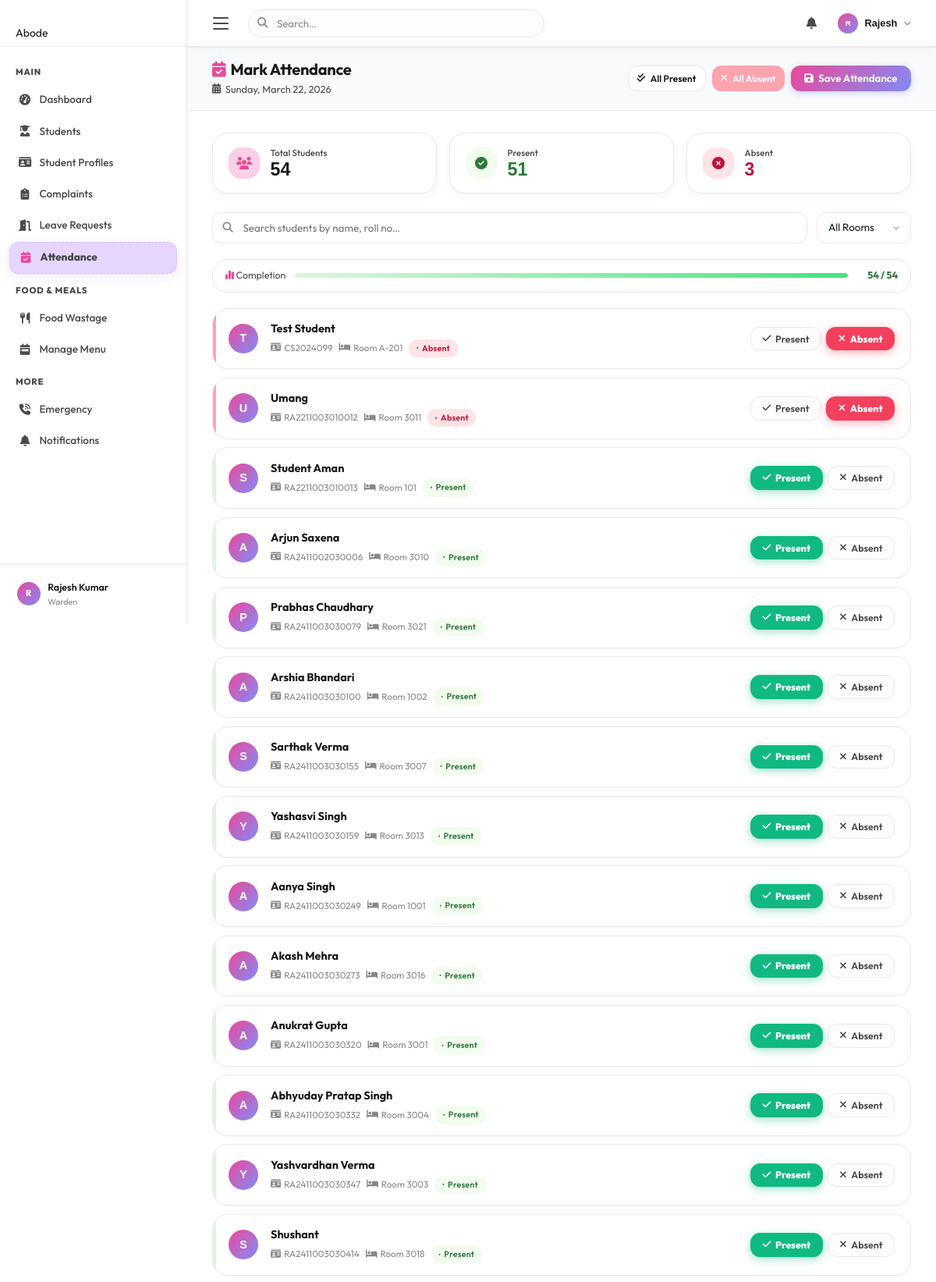
The app's page /attendance/ (signed in, upper part) with its own data.
### tables this page shows
CREATE TABLE users (
            id INTEGER PRIMARY KEY AUTOINCREMENT,
            username TEXT UNIQUE NOT NULL,
            password TEXT NOT NULL,
            full_name TEXT NOT NULL,
            email TEXT UNIQUE NOT NULL,
            role TEXT CHECK(role IN ('student','warden')) NOT NULL,
            created_at TIMESTAMP DEFAULT CURRENT_TIMESTAMP
        , onboarding_complete INTEGER DEFAULT 0);

CREATE TABLE attendance (
            id INTEGER PRIMARY KEY AUTOINCREMENT,
            student_id INTEGER NOT NULL,
            date TEXT NOT NULL,
            status TEXT CHECK(status IN ('present','absent')) NOT NULL,
            marked_by INTEGER,
            marked_at TIMESTAMP DEFAULT CURRENT_TIMESTAMP,
            FOREIGN KEY (student_id) REFERENCES users(id) ON DELETE CASCADE,
            FOREIGN KEY (marked_by) REFERENCES users(id) ON DELETE SET NULL,
            UNIQUE (student_id, date)
        );

CREATE TABLE students (
            id INTEGER PRIMARY KEY AUTOINCREMENT,
            user_id INTEGER UNIQUE NOT NULL,
            roll_number TEXT UNIQUE,
            course TEXT,
            year INTEGER DEFAULT 1,
            room_number TEXT,
            phone TEXT,
            parent_name TEXT,
            parent_phone TEXT,
            address TEXT, allergies TEXT DEFAULT 'None',
            FOREIGN KEY (user_id) REFERENCES users(id) ON DELETE CASCADE
        );

### routes/attendance.py (the view, shortened to what this page needs)
@bp.route('/')
@login_required
def view():
    cursor = get_cursor()
    uid = session['user_id']
    role = session['role']
    if role == 'warden':
        cursor.execute("""
            SELECT u.id AS user_id, u.full_name, s.roll_number, s.room_number,
                   a.date, a.status
            FROM users u
            JOIN students s ON u.id = s.user_id
            LEFT JOIN attendance a ON u.id = a.student_id AND a.date = date('now')
            ORDER BY s.roll_number
        """)
        records = cursor.fetchall()
        return render_template('attendance.html', records=records, role='warden', today=date.today())

### app.py (called while the page is built)
@app.context_processor
def inject_unread_count():
    if 'user_id' in session:
        from services.db import get_cursor
        uid = session['user_id']
        try:
            cursor = get_cursor()
            cursor.execute("""
                SELECT COUNT(*) AS cnt FROM notifications
                WHERE (user_id = ? OR user_id IS NULL) AND is_read = 0
            """, (uid,))
            result = cursor.fetchone()
            return {'unread_count': result['cnt'] if result else 0}
        except Exception:
            return {'unread_count': 0}
    return {'unread_count': 0}

### routes/attendance.py (called while the page is built)
def login_required(f):
    @wraps(f)
    def decorated(*args, **kwargs):
        if 'user_id' not in session:
            return redirect(url_for('auth.login'))
        return f(*args, **kwargs)
    return decorated

### services/db.py (called while the page is built)
def get_db():
    if 'db' not in g:
        g.db = sqlite3.connect(Config.DB_PATH)
        g.db.row_factory = sqlite3.Row   # Access columns by name like a dict
        g.db.execute("PRAGMA foreign_keys = ON")
    return g.db

def get_cursor(dictionary=True):
    db = get_db()
    return db.cursor()

### templates/attendance.html (shortened to what this page needs)
{% extends "base.html" %}
{% block content %}
{% if role == 'warden' %}
<form id="attendanceForm" method="POST" action="{{ url_for('attendance.mark') }}">
<div class="att-sticky-header fade-in">
  <div class="att-header-left">
    <h1><i class="fas fa-calendar-check" style="color:var(--primary);margin-right:.4rem;"></i>Mark Attendance</h1>
    <div class="att-date">
      <i class="fas fa-calendar-days"></i>
      {{ today.strftime('%A, %B %d, %Y') if today.strftime else today }}
    </div>
  </div>
  <div class="att-header-right">
    <button type="button" class="btn btn-outline btn-sm" id="markAllPresent">
      <i class="fas fa-check-double"></i> All Present
    </button>
    <button type="button" class="btn btn-danger btn-sm" id="markAllAbsent">
      <i class="fas fa-xmark"></i> All Absent
    </button>
    <button type="submit" class="btn btn-primary btn-sm" id="saveBtn" onclick="collectAttendancePremium(event)">
      <i class="fas fa-floppy-disk"></i> Save Attendance
    </button>
  </div>
</div>
<div class="att-summary fade-in fade-in-1">
  <div class="att-summary-card">
    <div class="att-summary-icon total"><i class="fas fa-users"></i></div>
    <div class="att-summary-body">
      <div class="label">Total Students</div>
      <div class="value" id="cntTotal">{{ records|length }}</div>
    </div>
  </div>
  <div class="att-summary-card">
    <div class="att-summary-icon present"><i class="fas fa-check-circle"></i></div>
    <div class="att-summary-body">
      <div class="label">Present</div>
      <div class="value" id="cntPresent" style="color:var(--green-text);">0</div>
    </div>
  </div>
  <div class="att-summary-card">
    <div class="att-summary-icon absent"><i class="fas fa-times-circle"></i></div>
    <div class="att-summary-body">
      <div class="label">Absent</div>
      <div class="value" id="cntAbsent" style="color:var(--red-text);">0</div>
    </div>
  </div>
</div>
<div class="att-toolbar fade-in fade-in-2">
  <div class="att-search-wrap">
    <input type="text" id="attSearch" placeholder="Search students by name, roll no…" autocomplete="off">
  </div>
  <select class="att-room-filter" id="roomFilter">
    <option value="">All Rooms</option>
    {% set rooms = records | map(attribute='room_number') | unique | sort %}
  </select>
</div>
<div class="att-progress-wrap fade-in fade-in-2">
  <div class="att-progress-label"><i class="fas fa-chart-simple" style="color:var(--primary);"></i> Completion</div>
  <div class="att-progress-bar-outer">
    <div class="att-progress-bar-fill" id="progressFill" style="width:0%"></div>
  </div>
  <div class="att-progress-count" id="progressLabel">0 / {{ records|length }}</div>
</div>
<div class="att-card-list fade-in fade-in-3" id="attCardList">
  {% for r in records %}
  <div class="att-student-card" data-name="{{ r.full_name | lower }}" data-roll="{{ r.roll_number | lower }}" data-room="{{ r.room_number }}" data-uid="{{ r.user_id }}">
    <div class="att-avatar">{{ (r.full_name or 'S')[:1].upper() }}</div>
    <div class="att-student-info">
      <div class="att-student-name">{{ r.full_name }}</div>
      <div class="att-student-meta">
        <span><i class="fas fa-id-card"></i> {{ r.roll_number }}</span>
        <span><i class="fas fa-bed"></i> Room {{ r.room_number }}</span>
        {% if r.status %}
        <span class="badge {{ r.status }}" style="font-size:.67rem;">{{ r.status | capitalize }}</span>
        {% endif %}
      </div>
    </div>
    <div class="att-toggle-group">
      <button type="button"
        class="att-toggle-btn present-opt {% if r.status == 'present' %}selected{% endif %}"
        data-uid="{{ r.user_id }}"
        data-status="present">
        <i class="fas fa-check"></i> Present
      </button>
      <button type="button"
        class="att-toggle-btn absent-opt {% if r.status == 'absent' %}selected{% endif %}"
        data-uid="{{ r.user_id }}"
        data-status="absent">
        <i class="fas fa-xmark"></i> Absent
      </button>
    </div>
  </div>
  {% else %}
  <div class="att-empty">
    <i class="fas fa-user-slash"></i>
    <p>No students found in the system.</p>
  </div>
  {% endfor %}
</div>
</form>
{% endif %}
{% endblock %}

### static/css/style.css (style rules this page uses)
*, *::before, *::after { box-sizing: border-box; margin: 0; padding: 0; }
:root { --sidebar-w: 240px; --topbar-h: 60px; --bg: #FFFCFC; --bg-card: #ffffff; --sidebar-bg: #ffffff; --topbar-bg: #ffffff; --primary: #EC4899; --primary-dark: #BE185D; --primary-light: #FBCFE8; --primary-glow: rgba(236, 72, 153, 0.4); --text: #1A1A1A; --text-2: #4A4A4A; --text-3: #888888; --text-inv: #ffffff; --border: #F0E5E9; --border-2: #F8F0F3; --divider: #F8F0F3; --abode-pink: #EC4899; --abode-lavender: #E6D6FF; --abode-mint: #DFF5E1; --abode-beige: #F5EBDD; --green: #DFF5E1; --green-soft: #F2FCEF; --green-text: #2C7A3A; --red: #FDA4AF; --red-soft: #FFE4E6; --red-text: #BE123C; --orange: #F5EBDD; --orange-soft: #FDF9F2; --orange-text: #9B6220; --blue: #E6D6FF; --blue-soft: #F5F0FF; --blue-text: #5b3699; --shadow-xs: 0 1px 2px rgba(0,0,0,.03); --shadow-sm: 0 4px 12px rgba(0,0,0,.04); --shadow: 0 8px 24px rgba(0,0,0,.06); --shadow-md: 0 12px 32px rgba(0,0,0,.08); --shadow-lg: 0 20px 48px rgba(0,0,0,.1); --r-sm: 12px; --r: 16px; --r-lg: 20px; --r-xl: 24px; --r-full: 9999px; }
html { scroll-behavior: smooth; }
body { font-family: 'Outfit', system-ui, -apple-system, sans-serif; background: var(--bg); color: var(--text); line-height: 1.6; min-height: 100vh; overflow-x: hidden; font-size: 14px; }
h1,h2,h3,h4,h5 { font-family: 'Outfit', sans-serif; color: var(--text); line-height: 1.3; }
.btn { display: inline-flex; align-items: center; gap: .4rem; padding: .5rem 1rem; border-radius: var(--r-sm); font-size: .82rem; font-weight: 600; font-family: inherit; cursor: pointer; border: none; transition: all .18s; text-decoration: none; white-space: nowrap; }
.btn-primary { background: var(--primary); color: #fff; box-shadow: 0 1px 3px rgba(99,102,241,.35); }
.btn-outline { background: #fff; color: var(--text); border: 1.5px solid var(--border); }
.btn-danger { background: var(--red); color: #fff; }
.btn-sm { padding: .3rem .7rem; font-size: .75rem; }
.btn-primary-compat, button[type="submit"] { display: inline-flex; align-items: center; gap: .4rem; padding: .55rem 1.1rem; border-radius: var(--r-sm); font-size: .83rem; font-weight: 600; font-family: inherit; cursor: pointer; border: none; background: var(--primary); color: #fff; transition: all .18s; box-shadow: 0 1px 3px rgba(99,102,241,.3); }
.badge { display: inline-flex; align-items: center; gap: .3rem; padding: .2rem .6rem; border-radius: var(--r-full); font-size: .68rem; font-weight: 600; text-transform: capitalize; letter-spacing: .2px; }
.badge.present { background: var(--green-soft); color: var(--green-text); }
.badge.absent { background: var(--red-soft); color: var(--red-text); }
.badge::before { content: '•'; font-size: .55rem; }
.fade-in { animation: fadeInUp .4s ease both; }
.fade-in-1 { animation-delay: .05s; }
.fade-in-2 { animation-delay: .1s; }
.fade-in-3 { animation-delay: .15s; }
.btn-primary { background: linear-gradient(135deg, var(--primary), #818cf8) !important; box-shadow: 0 2px 8px rgba(99,102,241,.3) !important; }

### static/css/abode-animations.css (style rules this page uses)
:root { --abode-bg: #FFFFFF; --abode-text: #1A1A1A; --abode-text-muted: #888888; --abode-border: none; --abode-shadow: 0 10px 30px rgba(0,0,0,0.06); --abode-shadow-active: 0 4px 15px rgba(0,0,0,0.08); }
body { font-family: 'Outfit', sans-serif; background-color: var(--abode-bg); color: var(--abode-text); -webkit-font-smoothing: antialiased; }
h1, h2, h3, h4 { font-family: 'Outfit', sans-serif; font-weight: 800; letter-spacing: -0.02em; }

### records on screen
attendance: full_name "Test Student", roll_number "CS2024099", room_number "A-201", status "Absent"
users: full_name "T"
attendance: full_name "Umang", roll_number "RA2211003010012", room_number "3011", status "Absent"
users: full_name "U"
attendance: full_name "Student Aman", roll_number "RA2211003010013", room_number "101", status "Present"
users: full_name "S"
attendance: full_name "Arjun Saxena", roll_number "RA2411002030006", room_number "3010", status "Present"
users: full_name "A"
attendance: full_name "Prabhas Chaudhary", roll_number "RA2411003030079", room_number "3021", status "Present"
users: full_name "P"
attendance: full_name "Arshia Bhandari", roll_number "RA2411003030100", room_number "1002", status "Present"
users: full_name "A"
attendance: full_name "Sarthak Verma", roll_number "RA2411003030155", room_number "3007", status "Present"
users: full_name "S"
attendance: full_name "Yashasvi Singh", roll_number "RA2411003030159", room_number "3013", status "Present"
users: full_name "Y"
attendance: full_name "Aanya Singh", roll_number "RA2411003030249", room_number "1001", status "Present"
users: full_name "A"
attendance: full_name "Akash Mehra", roll_number "RA2411003030273", room_number "3016", status "Present"
users: full_name "A"
attendance: full_name "Anukrat Gupta", roll_number "RA2411003030320", room_number "3001", status "Present"
users: full_name "A"
attendance: full_name "Abhyuday Pratap Singh", roll_number "RA2411003030332", room_number "3004", status "Present"
users: full_name "A"
attendance: full_name "Yashvardhan Verma", roll_number "RA2411003030347", room_number "3003", status "Present"
users: full_name "Y"
attendance: full_name "Shushant", roll_number "RA2411003030414", room_number "3018", status "Present"
users: full_name "S"

### other values on screen
{{ (session.full_name or 'U')[:1].upper() }} "R"
{{ session.full_name }} "Rajesh Kumar"
{{ session.role }} "Warden"
{{ (session.full_name or '').split()[0] }} "Rajesh"
{{ records|length }} "54"
